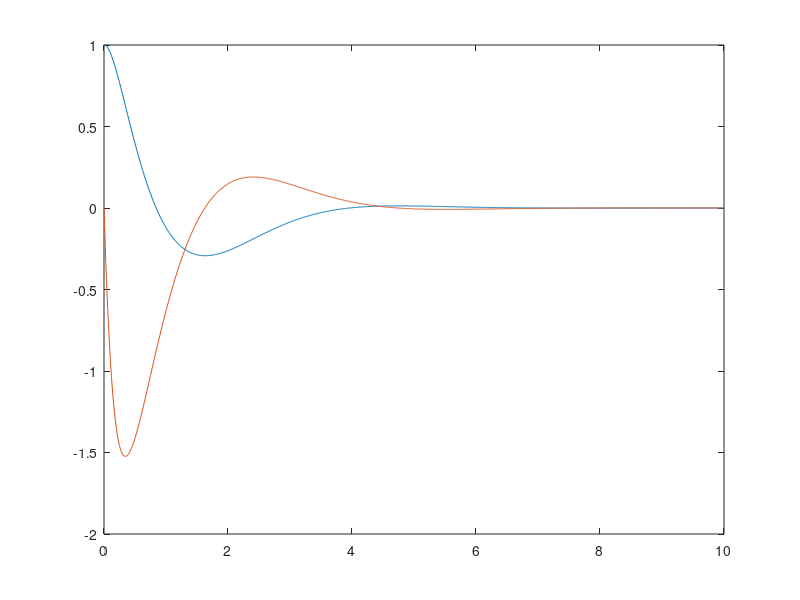

This figure's MATLAB source:
clear

% 状態空間表現
m = 0.1;
d = 0.01;
L = 0.1;
I = (1/3)*m*L^2;

A = [0 1; 0 -d/I];
B = [0; 1/I];
C = [1 0];
D = 0;


% 拡大系
Ab = [A zeros(2, 1); -C 0];
Bb = [B; 0];

% 可制御性
Uc = [Bb Ab*Bb Ab^2*Bb];
det(Uc)

% ゲインを求める
p = [-5 -1+1i -1-1i];
K = place(Ab, Bb, p);
F = [K(1) K(2)]; %状態フィードバックゲイン
k = -K(3);  % サーボ系のゲイン

% シミュレーション
dt = 0.01;
t = 0 : dt : 10;
z = 0; % 偏差の積分
r = 0; % 目標値
v = [0; 0]; % 外乱
x0 = [1; 0]; % 初期値
u = 0; % 入力の初期値

x1 = [];
x2 = [];
x = x0;
for n = t
    dxb = Ab * [x; z] + Bb * u + [v; r];
    x = x + dxb(1:2, 1) * dt;
    z = z + dxb(3) * dt;
    u = -F*x + k*z;
    
    x1 = [x1 x(1)];
    x2 = [x2 x(2)];

end

plot(t, x1, t, x2)
